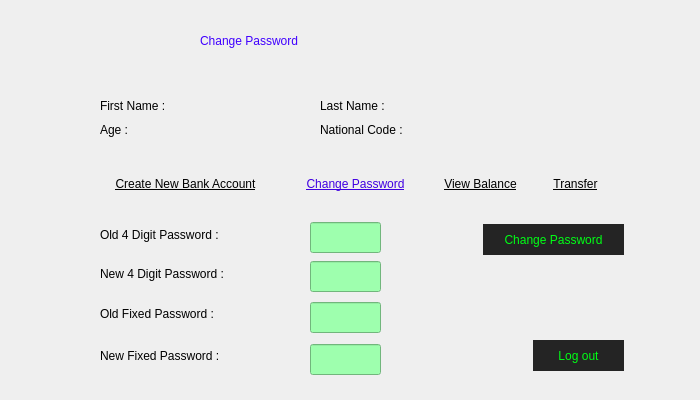
<?xml version="1.0" encoding="UTF-8"?>
<ui version="4.0">
 <class>ChangePassword</class>
 <widget class="QWidget" name="ChangePassword">
  <property name="geometry">
   <rect>
    <x>0</x>
    <y>0</y>
    <width>700</width>
    <height>400</height>
   </rect>
  </property>
  <property name="windowTitle">
   <string>Form</string>
  </property>
  <property name="styleSheet">
   <string notr="true">QPushButton {
    background-color: transparent;
    border: none;
}
</string>
  </property>
  <widget class="QLabel" name="background">
   <property name="geometry">
    <rect>
     <x>0</x>
     <y>0</y>
     <width>700</width>
     <height>400</height>
    </rect>
   </property>
   <property name="text">
    <string/>
   </property>
   <property name="pixmap">
    <pixmap resource="Panel.qrc">:/images/panel2.png</pixmap>
   </property>
  </widget>
  <widget class="QLabel" name="firstNameL">
   <property name="geometry">
    <rect>
     <x>100</x>
     <y>80</y>
     <width>101</width>
     <height>51</height>
    </rect>
   </property>
   <property name="styleSheet">
    <string notr="true">color: black;
font: 12pt &quot;Tw Cen MT&quot;;
</string>
   </property>
   <property name="text">
    <string>First Name :</string>
   </property>
  </widget>
  <widget class="QLabel" name="newPasswordL">
   <property name="geometry">
    <rect>
     <x>100</x>
     <y>253</y>
     <width>191</width>
     <height>41</height>
    </rect>
   </property>
   <property name="styleSheet">
    <string notr="true">color: black;
font: 12pt &quot;Tw Cen MT&quot;;
</string>
   </property>
   <property name="text">
    <string>New 4 Digit Password :</string>
   </property>
  </widget>
  <widget class="QLabel" name="nationalCodeST">
   <property name="geometry">
    <rect>
     <x>440</x>
     <y>120</y>
     <width>161</width>
     <height>20</height>
    </rect>
   </property>
   <property name="styleSheet">
    <string notr="true">color: rgb(67, 67, 67);</string>
   </property>
   <property name="text">
    <string/>
   </property>
  </widget>
  <widget class="QLabel" name="ageL">
   <property name="geometry">
    <rect>
     <x>100</x>
     <y>114</y>
     <width>41</width>
     <height>31</height>
    </rect>
   </property>
   <property name="styleSheet">
    <string notr="true">color: black;
font: 10pt &quot;Tw Cen MT&quot;;
</string>
   </property>
   <property name="text">
    <string>Age :</string>
   </property>
  </widget>
  <widget class="QLabel" name="oldFixedPasswordL">
   <property name="geometry">
    <rect>
     <x>100</x>
     <y>288</y>
     <width>181</width>
     <height>51</height>
    </rect>
   </property>
   <property name="styleSheet">
    <string notr="true">color: black;
font: 12pt &quot;Tw Cen MT&quot;;
</string>
   </property>
   <property name="text">
    <string>Old Fixed Password :</string>
   </property>
  </widget>
  <widget class="QPushButton" name="changePasswordPB">
   <property name="geometry">
    <rect>
     <x>290</x>
     <y>169</y>
     <width>131</width>
     <height>29</height>
    </rect>
   </property>
   <property name="styleSheet">
    <string notr="true">text-decoration: underline;
color: rgb(64, 0, 225);
font: 10pt &quot;MRT_Sozar&quot;;
</string>
   </property>
   <property name="text">
    <string>Change Password</string>
   </property>
  </widget>
  <widget class="QLabel" name="ageST">
   <property name="geometry">
    <rect>
     <x>150</x>
     <y>120</y>
     <width>51</width>
     <height>20</height>
    </rect>
   </property>
   <property name="styleSheet">
    <string notr="true">color: rgb(67, 67, 67);</string>
   </property>
   <property name="text">
    <string/>
   </property>
  </widget>
  <widget class="QLabel" name="lastNameL">
   <property name="geometry">
    <rect>
     <x>320</x>
     <y>80</y>
     <width>101</width>
     <height>51</height>
    </rect>
   </property>
   <property name="styleSheet">
    <string notr="true">color: black;
font: 12pt &quot;Tw Cen MT&quot;;
</string>
   </property>
   <property name="text">
    <string>Last Name :</string>
   </property>
  </widget>
  <widget class="QPushButton" name="createNewBankAccountPB">
   <property name="geometry">
    <rect>
     <x>90</x>
     <y>169</y>
     <width>191</width>
     <height>29</height>
    </rect>
   </property>
   <property name="styleSheet">
    <string notr="true">text-decoration: underline;
font: 10pt &quot;MRT_Sozar&quot;;
color: rgb(0, 0, 0);</string>
   </property>
   <property name="text">
    <string>Create New Bank Account</string>
   </property>
  </widget>
  <widget class="QLabel" name="firstNameST">
   <property name="geometry">
    <rect>
     <x>210</x>
     <y>92</y>
     <width>91</width>
     <height>20</height>
    </rect>
   </property>
   <property name="styleSheet">
    <string notr="true">color: rgb(67, 67, 67);</string>
   </property>
   <property name="text">
    <string/>
   </property>
  </widget>
  <widget class="QPushButton" name="logoutPB">
   <property name="geometry">
    <rect>
     <x>533</x>
     <y>340</y>
     <width>91</width>
     <height>31</height>
    </rect>
   </property>
   <property name="styleSheet">
    <string notr="true">color: rgb(0, 255, 21);
background-color: rgb(36, 36, 36);
font: 9pt &quot;MRT_Sozar&quot;;</string>
   </property>
   <property name="text">
    <string>Log out</string>
   </property>
   <property name="autoDefault">
    <bool>false</bool>
   </property>
   <property name="default">
    <bool>true</bool>
   </property>
   <property name="flat">
    <bool>false</bool>
   </property>
  </widget>
  <widget class="QLabel" name="lastNameST">
   <property name="geometry">
    <rect>
     <x>430</x>
     <y>92</y>
     <width>161</width>
     <height>20</height>
    </rect>
   </property>
   <property name="styleSheet">
    <string notr="true">color: rgb(67, 67, 67);</string>
   </property>
   <property name="text">
    <string/>
   </property>
  </widget>
  <widget class="QPushButton" name="viewBalancePB">
   <property name="geometry">
    <rect>
     <x>430</x>
     <y>169</y>
     <width>101</width>
     <height>29</height>
    </rect>
   </property>
   <property name="styleSheet">
    <string notr="true">text-decoration: underline;
color: rgb(0, 0, 0);
font: 10pt &quot;MRT_Sozar&quot;;
</string>
   </property>
   <property name="text">
    <string>View Balance</string>
   </property>
  </widget>
  <widget class="QLabel" name="nationalCodeL">
   <property name="geometry">
    <rect>
     <x>320</x>
     <y>114</y>
     <width>111</width>
     <height>31</height>
    </rect>
   </property>
   <property name="styleSheet">
    <string notr="true">color: black;
font: 10pt &quot;Tw Cen MT&quot;;
</string>
   </property>
   <property name="text">
    <string>National Code :</string>
   </property>
  </widget>
  <widget class="QLineEdit" name="new4DigitPasswordLE">
   <property name="geometry">
    <rect>
     <x>310</x>
     <y>261</y>
     <width>71</width>
     <height>31</height>
    </rect>
   </property>
   <property name="styleSheet">
    <string notr="true">background-color: rgb(158, 255, 174);
color: rgb(0, 0, 0);
</string>
   </property>
   <property name="text">
    <string/>
   </property>
  </widget>
  <widget class="QLineEdit" name="oldFixedPasswordLE">
   <property name="geometry">
    <rect>
     <x>310</x>
     <y>302</y>
     <width>71</width>
     <height>31</height>
    </rect>
   </property>
   <property name="styleSheet">
    <string notr="true">background-color: rgb(158, 255, 174);
color: rgb(0, 0, 0);
</string>
   </property>
   <property name="text">
    <string/>
   </property>
  </widget>
  <widget class="QPushButton" name="transferPB">
   <property name="geometry">
    <rect>
     <x>540</x>
     <y>169</y>
     <width>71</width>
     <height>29</height>
    </rect>
   </property>
   <property name="styleSheet">
    <string notr="true">text-decoration: underline;
color: rgb(0, 0, 0);
font: 10pt &quot;MRT_Sozar&quot;;
</string>
   </property>
   <property name="text">
    <string>Transfer</string>
   </property>
  </widget>
  <widget class="QLineEdit" name="old4DigitPasswordLE">
   <property name="geometry">
    <rect>
     <x>310</x>
     <y>222</y>
     <width>71</width>
     <height>31</height>
    </rect>
   </property>
   <property name="styleSheet">
    <string notr="true">background-color: rgb(158, 255, 174);
color: rgb(0, 0, 0);
</string>
   </property>
   <property name="text">
    <string/>
   </property>
  </widget>
  <widget class="QLabel" name="oldPasswordL">
   <property name="geometry">
    <rect>
     <x>100</x>
     <y>214</y>
     <width>191</width>
     <height>41</height>
    </rect>
   </property>
   <property name="styleSheet">
    <string notr="true">color: black;
font: 12pt &quot;Tw Cen MT&quot;;
</string>
   </property>
   <property name="text">
    <string>Old 4 Digit Password :</string>
   </property>
  </widget>
  <widget class="QLabel" name="NewFixedPasswordL">
   <property name="geometry">
    <rect>
     <x>100</x>
     <y>330</y>
     <width>191</width>
     <height>51</height>
    </rect>
   </property>
   <property name="styleSheet">
    <string notr="true">color: black;
font: 12pt &quot;Tw Cen MT&quot;;
</string>
   </property>
   <property name="text">
    <string>New Fixed Password :</string>
   </property>
  </widget>
  <widget class="QLineEdit" name="NewFixedPasswordLE">
   <property name="geometry">
    <rect>
     <x>310</x>
     <y>344</y>
     <width>71</width>
     <height>31</height>
    </rect>
   </property>
   <property name="styleSheet">
    <string notr="true">background-color: rgb(158, 255, 174);
color: rgb(0, 0, 0);
</string>
   </property>
   <property name="text">
    <string/>
   </property>
  </widget>
  <widget class="QPushButton" name="changePasswordsPB">
   <property name="geometry">
    <rect>
     <x>483</x>
     <y>224</y>
     <width>141</width>
     <height>31</height>
    </rect>
   </property>
   <property name="styleSheet">
    <string notr="true">color: rgb(0, 255, 21);
background-color: rgb(36, 36, 36);
font: 9pt &quot;MRT_Sozar&quot;;</string>
   </property>
   <property name="text">
    <string>Change Password</string>
   </property>
   <property name="autoDefault">
    <bool>false</bool>
   </property>
   <property name="default">
    <bool>true</bool>
   </property>
   <property name="flat">
    <bool>false</bool>
   </property>
  </widget>
  <widget class="QLabel" name="changePasswordL">
   <property name="geometry">
    <rect>
     <x>200</x>
     <y>10</y>
     <width>311</width>
     <height>61</height>
    </rect>
   </property>
   <property name="styleSheet">
    <string notr="true">color: rgb(64, 0, 255);
font: 800 17pt &quot;Rockwell Extra Bold&quot;;
</string>
   </property>
   <property name="text">
    <string>Change Password</string>
   </property>
  </widget>
 </widget>
 <resources>
  <include location="Panel.qrc"/>
 </resources>
 <connections/>
</ui>
